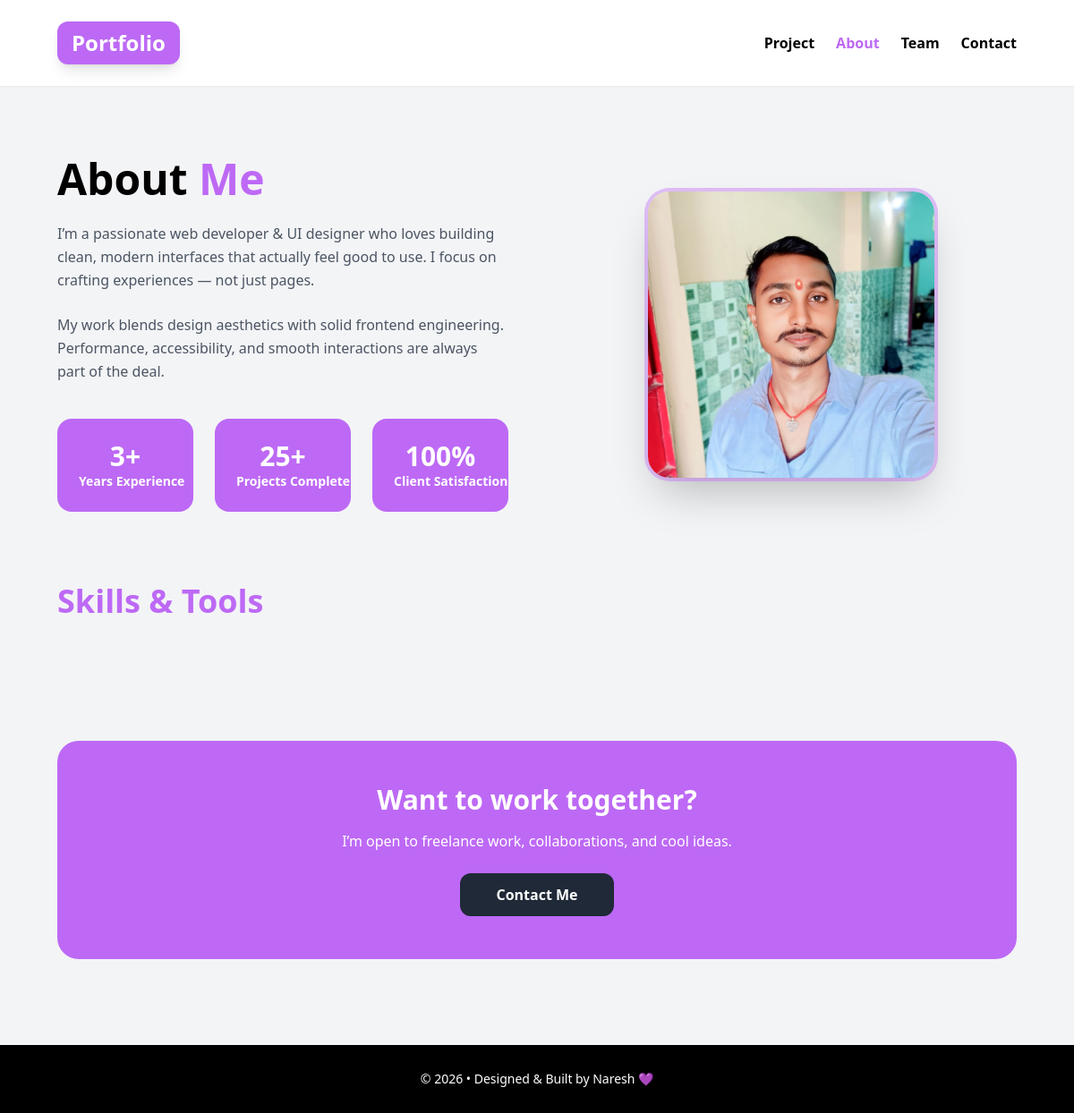
Page /about/ on the earlier database version.
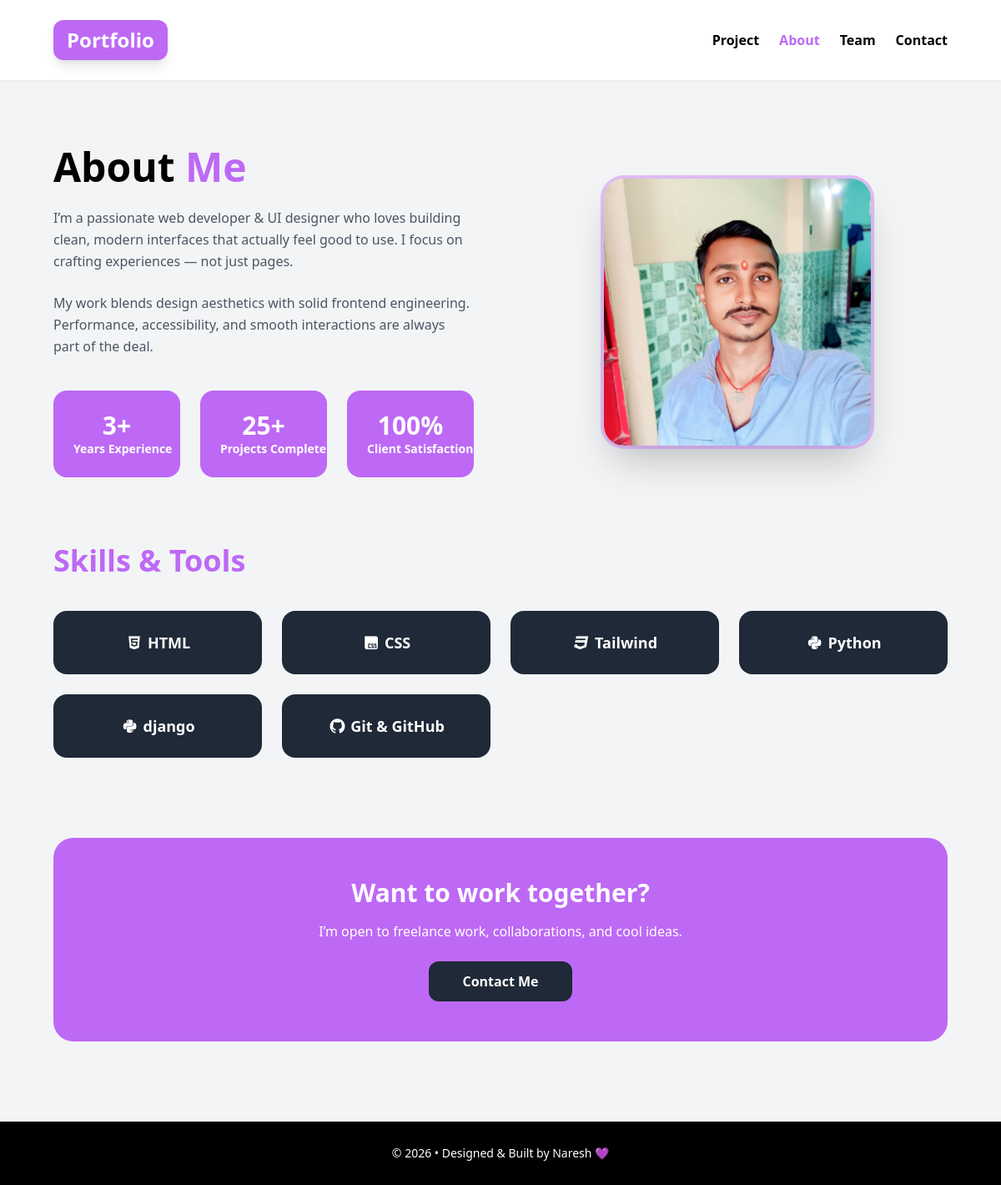
Same page on the later database version.
### portfolio/models.py (models this page shows, shortened)
class Skill(models.Model):
    skill_name = models.CharField(max_length=100)
    svg_code = models.CharField(max_length=100)

### portfolio/views.py (the view)
# urls.py: path('about/', about, name='about'),
def about(req):
    data = {}
    data['skills'] = Skill.objects.all()
    return render(req, 'about.html', data)

### templates/about.html (shortened to what this page needs)
{% extends "base.html" %}
{% load static %}
{% block content %}
<div class="text-white">
    <section class="px-10 md:px-16 py-20 max-w-7xl mx-auto grid grid-cols-1 lg:grid-cols-2 gap-16">
        <div>
            <h1 class="text-5xl font-extrabold mb-6 text-black">
                About <span class="text-[#bd69f5]">Me</span>
            </h1>
            <p class="text-gray-600 leading-relaxed mb-6">
                I’m a passionate web developer & UI designer who loves building clean,
                modern interfaces that actually feel good to use. I focus on crafting
                experiences — not just pages.
            </p>
            <p class="text-gray-600 leading-relaxed mb-10">
                My work blends design aesthetics with solid frontend engineering.
                Performance, accessibility, and smooth interactions are always part
                of the deal.
            </p>
            <div class="grid grid-cols-3 gap-2 sm:gap-6">
                <div class="bg-[#bd69f5] rounded-xl sm:rounded-2xl p-3  sm:p-6 text-center">
                    <h3 class="text-lg sm:text-3xl font-bold">3+</h3>
                    <p class="text-white font-semibold text-[8px]  sm:text-sm whitespace-nowrap">
                        Years Experience
                    </p>
                </div>
                <div class="bg-[#bd69f5] rounded-xl sm:rounded-2xl p-3 sm:p-6 text-center">
                    <h3 class="text-lg sm:text-3xl font-bold">25+</h3>
                    <p class="text-white font-semibold text-[8px] sm:text-sm whitespace-nowrap">
                        Projects Complete
                    </p>
                </div>
                <div class="bg-[#bd69f5] rounded-xl sm:rounded-2xl p-3 sm:p-6 text-center">
                    <h3 class="text-lg sm:text-3xl font-bold">100%</h3>
                    <p class="text-white font-semibold text-[8px] sm:text-sm whitespace-nowrap">
                        Client Satisfaction
                    </p>
                </div>
            </div>
        </div>
        <div class="flex justify-center items-center">
            <img src="{% static 'images/photo.jpg' %}" alt="Profile"
                class="w-80 h-80 object-cover rounded-3xl shadow-2xl ring-4 ring-[#bd69f5]/40" />
        </div>
    </section>
    <section class="px-16 pb-24 max-w-7xl mx-auto">
        <h2 class="text-4xl font-extrabold mb-10 text-[#bd69f5]">
            Skills & Tools
        </h2>
        <div class="grid grid-cols-1 md:grid-cols-4 gap-6 font-bold text-lg">
            {% for skill in skills %}
            <div class="bg-gray-800 rounded-2xl p-6 text-center">
                {{skill.svg_code|safe}}
                {{skill.skill_name}}
            </div>
            {% endfor %}
        </div>
    </section>
    <section class="sm:px-16 px-8 pb-24 max-w-7xl mx-auto text-center">
        <div class="bg-[#bd69f5] rounded-3xl p-12">
            <h2 class="text-3xl font-extrabold mb-4">Want to work together?</h2>
            <p class=" mb-6">
                I’m open to freelance work, collaborations, and cool ideas.
            </p>
            <a href="{% url 'contact' %}"
                class="inline-block bg-gray-800 px-10 py-3 rounded-xl font-semibold transition transform hover:scale-105">
                Contact Me
            </a>
        </div>
    </section>
</div>
{% endblock %}

### templates/base.html (shortened to what this page needs)
{% load static %}
<!DOCTYPE html>
<html lang="en">
<head>
    <script src="https://cdn.tailwindcss.com"></script>
    <link rel="stylesheet" href="https://cdnjs.cloudflare.com/ajax/libs/font-awesome/7.0.1/css/all.min.css"
 />
</head>
<body class="bg-gray-100">
    {% include "includes/header.html" %}
    <main>
        {% block content %}
        {% endblock %}
    </main>
    {% include "includes/footer.html" %}
</body>
</html>

### templates/includes/header.html
<header class="flex bg-white justify-between items-center px-6 md:px-12 lg:px-16 py-4 md:py-6 shadow-sm sticky top-0 z-99">
    <a href="/"
        class="text-lg md:text-2xl font-bold text-white bg-[#bd69f5] px-3 md:px-4 py-2 rounded-xl shadow-lg hover:scale-105 transition">
        Portfolio
    </a>
    <nav class="flex items-center gap-3 md:gap-6 text-black font-bold text-sm md:text-base">
        <a href="{% url 'project' %}" class="{% if request.path == '/project/' %} text-[#bd69f5] {% endif %} hover:text-[#bd69f5]">Project</a>
        <a href="{% url 'about' %}" class="{% if request.path == '/about/' %} text-[#bd69f5] {% endif %} hover:text-[#bd69f5]">About</a>
        <a href="{% url 'team' %}" class="{% if request.path == '/team/' %} text-[#bd69f5] {% endif %} hover:text-[#bd69f5]">Team</a>
        <a href="{% url 'contact' %}" class="{% if request.path == '/contact/' %} text-[#bd69f5] {% endif %} hover:text-[#bd69f5]">Contact</a>
    </nav>
</header>

### templates/includes/footer.html
<footer class="bg-black py-7 text-white text-center text-sm">
    © 2026 • Designed & Built by Naresh 💜
</footer>

Differences in the rows shown:
added Skill: skill_name "HTML"
added Skill: skill_name "CSS"
added Skill: skill_name "Tailwind"
added Skill: skill_name "Python"
added Skill: skill_name "django"
added Skill: skill_name "Git & GitHub"
